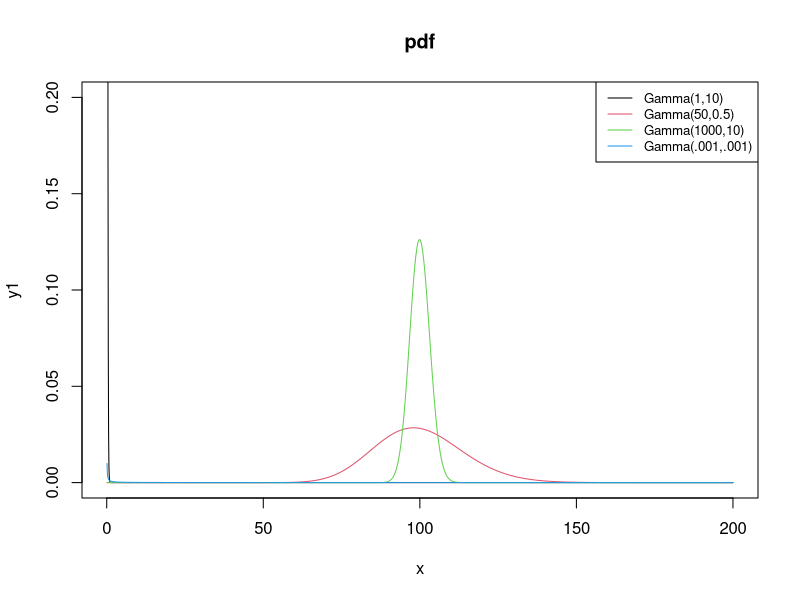
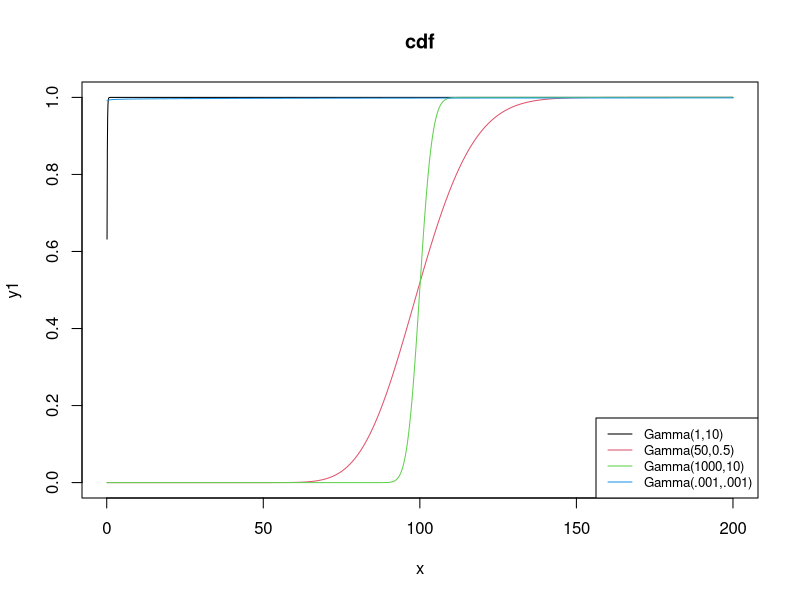

Reproduce these figures in R, in order.
x <- (1:2000)/10
y1 <- dgamma(x = x, 1, 10)
y2 <- dgamma(x = x, 50, 0.5)
y3 <- dgamma(x = x, 1000, 10)
y4 <- dgamma(x = x, .001, .001)

#pdf(file = 'my-gamma-plot.pdf')
plot(x, y1, type = 'l', ylim = c(0,0.2), main = 'pdf')
lines(x, y2, type = 'l', col = 2)
lines(x, y3, type = 'l', col = 3)
lines(x, y4, type = 'l', col = 4)
legend("topright",
       legend = c('Gamma(1,10)', 'Gamma(50,0.5)', 'Gamma(1000,10)', 'Gamma(.001,.001)'), 
       col = c(1:4),
       lty = 1, cex = 0.8)

y1 <- pgamma(x, 1, 10)
y2 <- pgamma(x, 50, 0.5)
y3 <- pgamma(x, 1000, 10)
y4 <- pgamma(x, .001, .001)

plot(x, y1, type = 'l', ylim = c(0,1), main = 'cdf')
lines(x, y2, type = 'l', col = 2)
lines(x, y3, type = 'l', col = 3)
lines(x, y4, type = 'l', col = 4)
legend("bottomright",
       legend = c('Gamma(1,10)', 'Gamma(50,0.5)', 'Gamma(1000,10)', 'Gamma(.001,.001)'), 
       col = c(1:4),
       lty = 1, cex = 0.8)
